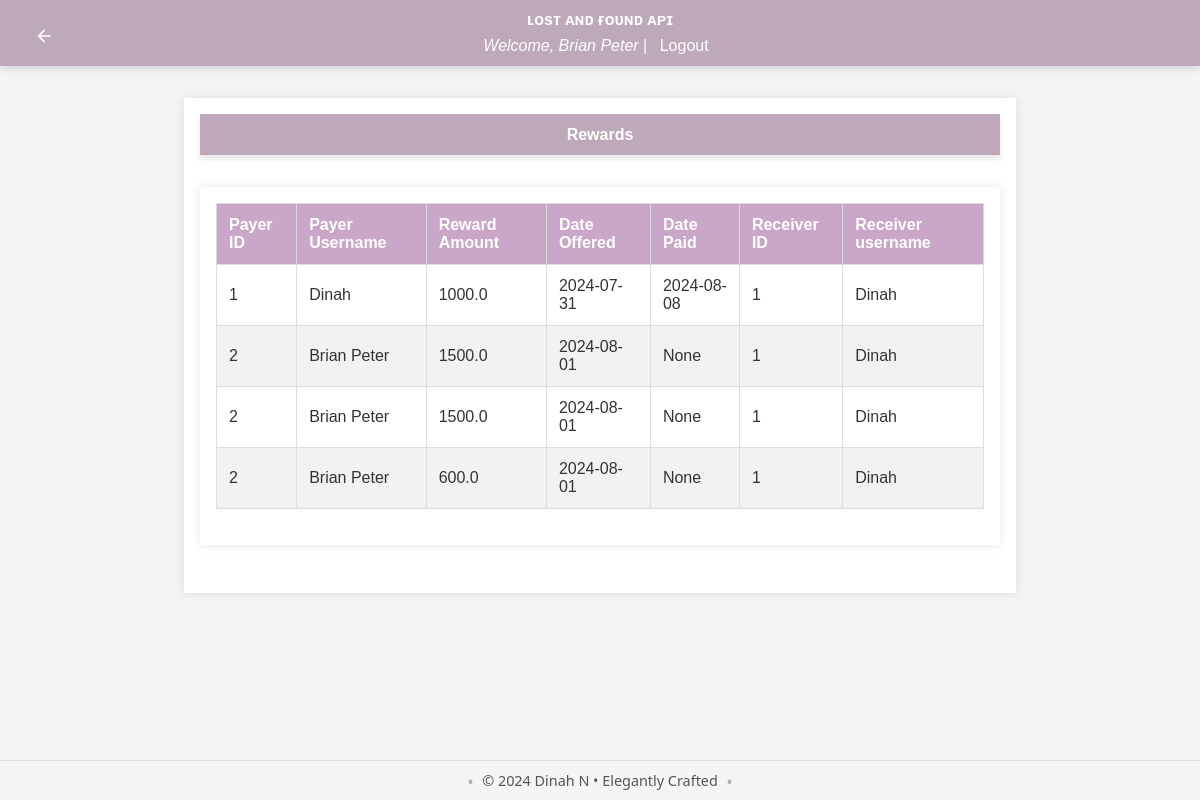
/admin/rewards (signed in), run on the app's committed database.
### app/models/user.py (models this page shows, shortened)
class User(db.Model, UserMixin):
    id = db.Column(db.Integer, primary_key=True)
    username = db.Column(db.String(150), unique=True, nullable=False)
    email = db.Column(db.String(150), unique=True, nullable=False)
    password_hash = db.Column(db.String(150), nullable=False)
    role = db.Column(db.String(50), nullable=False, default='user')
    lost_reports = db.relationship('LostReport', back_populates='user', lazy=True)
    found_reports = db.relationship('FoundReport', back_populates='user', lazy=True)
    claims = db.relationship('Claim', back_populates='claim_user', lazy=True)
    rewards_received = db.relationship('Reward', foreign_keys='Reward.receiver_id', back_populates='receiver', lazy=True)
    rewards_paid = db.relationship('Reward', foreign_keys='Reward.payer_id', back_populates='payer', lazy=True)
    reset_tokens = db.relationship('PasswordResetToken', back_populates='user', lazy=True)
    comments = db.relationship('Comment', back_populates='user')
    @property
    def password(self):
        raise AttributeError('password is not a readable attribute')

### app/models/reward.py (models this page shows)
class Reward(db.Model):
    id = db.Column(db.Integer, primary_key=True)
    amount = db.Column(db.Float, nullable=False)
    date_paid = db.Column(db.Date, nullable=True)
    date_offered = db.Column(db.Date, server_default=func.current_date(), nullable=True)
    receiver_id = db.Column(db.Integer, db.ForeignKey('user.id'), nullable=False)
    receiver_username = db.Column(db.String(80), nullable=False)
    payer_username = db.Column(db.String(80), nullable=False)
    payer_id = db.Column(db.Integer, db.ForeignKey('user.id'), nullable=False)
    found_report_id = db.Column(db.Integer, db.ForeignKey('found_report.id'), nullable=False)
    receiver = db.relationship('User', foreign_keys=[receiver_id], back_populates='rewards_received')
    payer = db.relationship('User', foreign_keys=[payer_id], back_populates='rewards_paid')
    found_report = db.relationship('FoundReport', back_populates='rewards')

### app/routes/admin.py (the view)
@bp.route('/rewards', methods=['GET'])
@login_required
@admin_required
def view_rewards():
    try:
        rewards = Reward.query.all()
        return render_template('view_rewards.html', rewards=rewards)
    except Exception as e:
        flash(f'Error: {str(e)}', 'error')
        return redirect(url_for('admin.dashboard'))

### app/__init__.py (called while the page is built)
def create_app():
    app = Flask(__name__)
    load_dotenv()
    app.config['SECRET_KEY'] = os.environ.get('FLASK_SECRET_KEY', secrets.token_hex(16))
    app.config.from_object('config.Config')
    app.config.from_pyfile('config.py', silent=True)
    register_extensions(app)
    register_blueprints(app)
    configure_cors(app)
    @app.before_request
    def method_override():
        if request.method == 'POST':
            method = request.form.get('_method')
            if method:
                method = method.upper()
                if method in ['PUT', 'DELETE']:
                    request.environ['REQUEST_METHOD'] = method
    return app

def register_extensions(app):
    db.init_app(app)
    migrate.init_app(app, db)
    bcrypt.init_app(app)
    login_manager.init_app(app)
    mail.init_app(app)
    @login_manager.user_loader
    def load_user(user_id):
        return user.User.query.get(int(user_id))

### app/templates/view_rewards.html (shortened to what this page needs)
{% extends "base.html" %}
{% block content %}
<header>
    <a href="{{ url_for('admin.dashboard') }}" class="back-button" title="Back to Dashboard">
        <svg xmlns="http://www.w3.org/2000/svg" viewBox="0 0 24 24" fill="currentColor" width="24" height="24">
            <path d="M20 11H7.83l5.59-5.59L12 4l-8 8 8 8 1.41-1.41L7.83 13H20v-2z"/>
        </svg>
    </a>
    <h1>Rewards</h1>
</header>
<main>
    <table>
        <thead>
            <tr>
                <th>Payer ID</th>
                <th>Payer Username</th>
                <th>Reward Amount</th>
                <th>Date Offered</th>
                <th>Date Paid</th>
                <th>Receiver ID</th>
                <th>Receiver username</th>
            </tr>
        </thead>
        <tbody>
            {% for reward in rewards %}
            <tr>
                <td>{{ reward.payer_id}}</td>
                <td>{{ reward.payer_username}}</td>
                <td>{{ reward.amount }}</td>
                <td>{{ reward.date_offered }}</td>
                <td>{{ reward.date_paid}}</td>
                <td>{{ reward.receiver_id}}</td>
                <td>{{ reward.receiver_username}}</td>
            </tr>
            {% endfor %}
        </tbody>
    </table>
</main>
{% endblock %}

### app/templates/base.html (shortened to what this page needs)
<!DOCTYPE html>
<html lang="en">
<head>
    <link rel="stylesheet" href="{{ url_for('static', filename='styles.css') }}">
</head>
<body>
    <header>
        <h1>ʟᴏsᴛ ᴀɴᴅ ғᴏᴜɴᴅ ᴀᴘɪ</h1>
        {% if current_user.is_authenticated %}
            <p><i>Welcome, {{ current_user.username }}</i> | <a href="{{ url_for('auth.logout') }}">Logout</a></p>
        {% else %}
            <p>
                <a href="{{ url_for('auth.login') }}">Login</a> |
                <a href="{{ url_for('auth.register') }}">Sign Up</a>
            </p>
        {% endif %}
    </header>
    <main>
        {% block content %}{% endblock %}
    </main>
    <footer>
        <p>&copy; 2024 Dinah N • Elegantly Crafted</p>
    </footer>
</body>
</html>

### app/static/styles.css (style rules this page uses)
body { font-family: 'Roboto', sans-serif; margin: 0; padding: 0; background-color: #f9f9f9; color: #333; }
.back-button { position: absolute; top: 20px; left: 20px; background-color: #bda9b9; color: white; width: 32px; height: 32px; border-radius: 50%; display: flex; justify-content: center; align-items: center; text-decoration: none; transition: background-color 0.3s ease; }
.back-button svg { width: 20px; height: 20px; }
header { background-color: #e7cbe1; color: #ecf0f1; padding: 20px 0; box-shadow: 0 4px 6px rgba(0, 0, 0, 0.1); }
header h1 { margin: 0; text-align: center; font-size: 1.0rem; }
main { padding: 40px; max-width: 1200px; margin: 0 auto; }
footer { background-color: #e7cbe1; color: #ecf0f1; text-align: center; padding: 20px 0; position: fixed; bottom: 0; width: 100%; }
table { width: 100%; border-collapse: collapse; margin-bottom: 20px; }
table th, table td { padding: 12px; border: 1px solid #ddd; text-align: left; }
table th { background-color: #caa6c8; color: #fff; }
table tr:nth-child(even) { background-color: #f2f2f2; }

### app/templates/base.html (style rules this page uses)
body { font-family: Arial, sans-serif; background-color: #f4f4f4; margin: 0; padding: 0; }
header { background-color: #bda9b9; color: white; padding: 0.7rem; text-align: center; }
header p { margin: 0.5rem 0 0; }
header a { color: white; text-decoration: none; margin: 0 0.5rem; }
main { max-width: 800px; margin: 2rem auto; padding: 1rem; background-color: white; box-shadow: 0 0 10px rgba(0, 0, 0, 0.1); }
footer { background-color: whitesmoke; text-align: center; padding: 10px 0; font-family: 'Segoe UI', Tahoma, Geneva, Verdana, sans-serif; font-size: 0.9em; color: #555; border-top: 1px solid #e0e0e0; }
footer p { margin: 0; display: inline-block; position: relative; }
footer p::before, footer p::after { content: "•"; color: #bda9b9; font-size: 1.2em; position: absolute; top: 50%; transform: translateY(-50%); }
footer p::before { left: -15px; }
footer p::after { right: -15px; }

### data on the page
User: username "Brian Peter"
Reward: payer_id "1", payer_username "Dinah", amount "1000.0", date_offered "2024-07-31", date_paid "2024-08-08", receiver_id "1", receiver_username "Dinah"
Reward: payer_id "2", payer_username "Brian Peter", amount "1500.0", date_offered "2024-08-01", date_paid "None", receiver_id "1", receiver_username "Dinah"
Reward: payer_id "2", payer_username "Brian Peter", amount "1500.0", date_offered "2024-08-01", date_paid "None", receiver_id "1", receiver_username "Dinah"
Reward: payer_id "2", payer_username "Brian Peter", amount "600.0", date_offered "2024-08-01", date_paid "None", receiver_id "1", receiver_username "Dinah"
